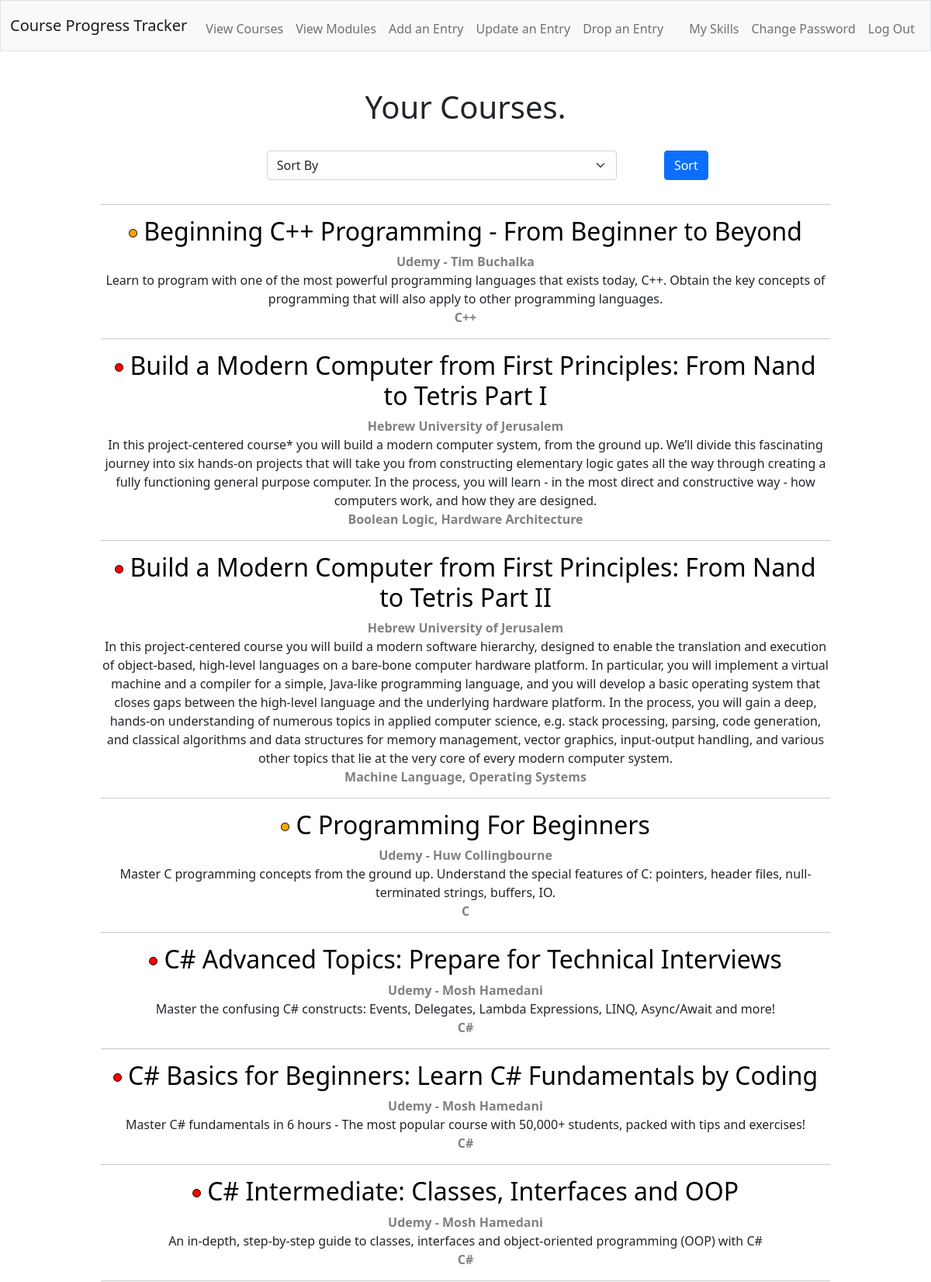
The page / (signed in, upper part) on the database its author committed.
### tables this page shows
CREATE TABLE "courses" (id INTEGER, user_id INTEGER NOT NULL, name TEXT NOT NULL UNIQUE, url TEXT, topics TEXT NOT NULL, desc TEXT NOT NULL, provider TEXT NOT NULL, is_complete INTEGER NOT NULL, is_course BOOL NOT NULL, PRIMARY KEY(id));

### app.py (the view)
@app.route("/", methods=["GET", "POST"])
@login_required
def index():
    if request.method == "POST" and request.form.get("sort_index"):
        sort_index = request.form.get("sort_index")
        match sort_index:
            case "provider":
                courses = db.execute(
                    "SELECT * FROM courses WHERE user_id = ? AND is_course = true ORDER BY provider, name",
                    (session["user_id"],)
                )
            case "completed":
                courses = db.execute(
                    "SELECT * FROM courses WHERE user_id = ? AND is_course = true ORDER BY is_complete DESC, name",
                    (session["user_id"],)
                )
            case "inProgress":
                courses = db.execute(
                    "SELECT * FROM courses WHERE user_id = ? AND is_course = true ORDER BY CASE is_complete WHEN 1 THEN 1 WHEN 2 THEN 2 WHEN 0 THEN 3 END, name",
                    (session["user_id"],)
                )
            case "incomplete":
                courses = db.execute(
                    "SELECT * FROM courses WHERE user_id = ? AND is_course = true ORDER BY is_complete ASC, name",
                    (session["user_id"],)
                )
            case _: # name or anything else
                courses = db.execute(
                    "SELECT * FROM courses WHERE user_id = ? AND is_course = true ORDER BY name",
                    (session["user_id"],)
                )
    else:
        courses = db.execute(
            "SELECT * FROM courses WHERE user_id = ? AND is_course = true ORDER BY name",
            (session["user_id"],)
        )
    courses = courses.fetchall()
    if len(courses) == 0:
        return render_template("empty.html", type="courses", action="display")
    return render_template("index.html", courses=courses, type="Courses")

### app.py (called while the page is built)
@app.after_request
def after_request(response):
    response.headers["Cache-Control"] = "no-cache, no-store, must-revalidate"
    response.headers["Expires"] = 0
    response.headers["Pragma"] = "no-cache"
    return response

### helpers.py (called while the page is built)
def login_required(f):
    @wraps(f)
    def decorated_function(*args, **kwargs):
        if session.get("user_id") is None:
            return redirect("/login")
        return f(*args, **kwargs)
    return decorated_function

### templates/index.html (shortened to what this page needs)
{% extends "layout.html" %}
{% block main %}
    <h1>Your {{ type }}.</h1>
    <br>
    <div class="course">
        {% if type == "Courses" %}
        <form action="/" method="post">
        {% else %}
        <form action="/modules" method="post">
        {% endif %}
            <div class="mb-3" style="display: inline-block; width: 60%;">
                <select class="form-select mx-auto w-auto" name="sort_index" style="width: 100%;" required>
                    <option selected disabled hidden>Sort By</option>
                </select>
            </div>
            <button style="display: inline-block; position: relative; bottom: 2px;" class="btn btn-primary" type="submit">Sort</button>
        </form>
        <hr>
    </div>
    {% for course in courses %}
        <div class="course">
            <h2>
                {% if course[7] == 2 %}
                    <span class="green dot"></span>
                {% elif course[7] == 1 %}
                    <span class="amber dot"></span>
                {% else %}
                    <span class="red dot"></span>
                {% endif %}
                {% if course[3] %}
                    <a href="{{ course[3] }}" target="_blank">{{ course[2] }}</a>
                {% else %}
                    {{ course[2] }}
                {% endif %}
            </h2>
            <aside>{{ course[6] }}</aside>
            <p>
                {{ course[5] }} <br>
                <aside>{{ course[4] }}</aside>
            </p>
            {% if not loop.last %}
            <hr>
            {% endif %}
        </div>
    {% endfor %}
{% endblock %}

### static/style.css (style rules this page uses)
body { display: flex; flex-direction: column; min-height: 100vh; }
p, aside { margin: 0; }
h2 > a { text-decoration: none; color: black; }
.course aside { font-weight: bold; color: grey; }
hr { margin: 15px auto; }
.dot { height: 11px; width: 11px; border: 1px solid black; border-radius: 50%; display: inline-block; position: relative; bottom: 4px; }
.amber { background-color: orange; }
.red { background-color: red; }
.course { width: 80%; margin: 0 auto; }
select { max-width: 80%; }
input, select { min-width: 80%; }

### rows shown on the page
courses: is_complete 1 (drawn), name "Beginning C++ Programming - From Beginner to Beyond", provider "Udemy - Tim Buchalka", desc "Learn to program with one of the most powerful programming languages that exists today, C++. Obtain the key concepts of programming that will also apply to other programming languages.", topics "C++"
courses: is_complete 0 (drawn), name "Build a Modern Computer from First Principles: From Nand to Tetris Part I", provider "Hebrew University of Jerusalem", desc "In this project-centered course* you will build a modern computer system, from the ground up. We’ll divide this fascinating journey into six hands-on projects that will take you from constructing elementary logic gates all the way through creating a fully functioning general purpose computer. In the process, you will learn - in the most direct and constructive way - how computers work, and how they are designed.", topics "Boolean Logic, Hardware Architecture"
courses: is_complete 0 (drawn), name "Build a Modern Computer from First Principles: From Nand to Tetris Part II", provider "Hebrew University of Jerusalem", desc "In this project-centered course you will build a modern software hierarchy, designed to enable the translation and execution of object-based, high-level languages on a bare-bone computer hardware platform. In particular, you will implement a virtual machine and a compiler for a simple, Java-like programming language, and you will develop a basic operating system that closes gaps between the high-level language and the underlying hardware platform. In the process, you will gain a deep, hands-on understanding of numerous topics in applied computer science, e.g. stack processing, parsing, code generation, and classical algorithms and data structures for memory management, vector graphics,…", topics "Machine Language, Operating Systems"
courses: is_complete 1 (drawn), name "C Programming For Beginners", provider "Udemy - Huw Collingbourne", desc "Master C programming concepts from the ground up. Understand the special features of C: pointers, header files, null-terminated strings, buffers, IO.", topics "C"
courses: is_complete 0 (drawn), name "C# Advanced Topics: Prepare for Technical Interviews", provider "Udemy - Mosh Hamedani", desc "Master the confusing C# constructs: Events, Delegates, Lambda Expressions, LINQ, Async/Await and more!", topics "C#"
courses: is_complete 0 (drawn), name "C# Basics for Beginners: Learn C# Fundamentals by Coding", provider "Udemy - Mosh Hamedani", desc "Master C# fundamentals in 6 hours - The most popular course with 50,000+ students, packed with tips and exercises!", topics "C#"
courses: is_complete 0 (drawn), name "C# Intermediate: Classes, Interfaces and OOP", provider "Udemy - Mosh Hamedani", desc "An in-depth, step-by-step guide to classes, interfaces and object-oriented programming (OOP) with C#", topics "C#"

### other values the page prints
{{ type }} "Courses"
